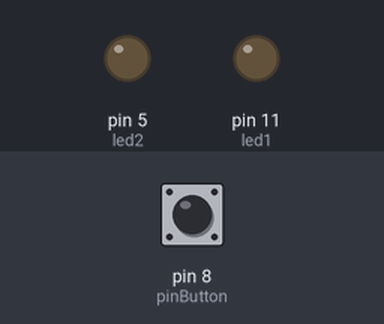
The sketch below on a simulated Arduino Uno, built with avr-gcc and run on an emulated ATmega328P. On the bench: output pins drawn as LEDs (lit = HIGH). The test bench sets the inputs (shaded band); at power-on: pin 8 (pinButton) HIGH.

Above: at 1.2 s.
1.3 s: pin 8 (pinButton) pulled LOW for 0.15 s
At 2.5 s:
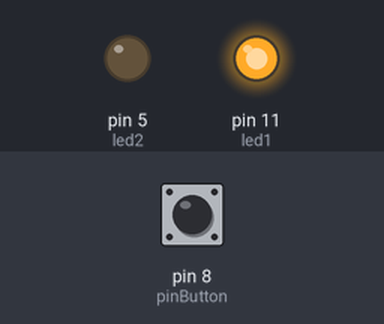
2.9 s: pin 8 (pinButton) pulled LOW for 1 s
At 3.8 s:
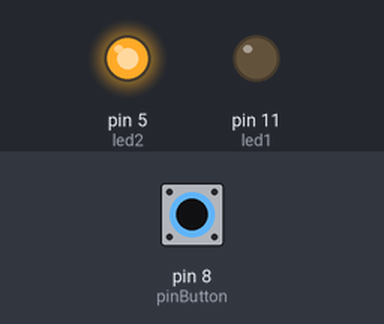
5.4 s: pin 8 (pinButton) pulled LOW for 3.2 s
At 6.9 s:
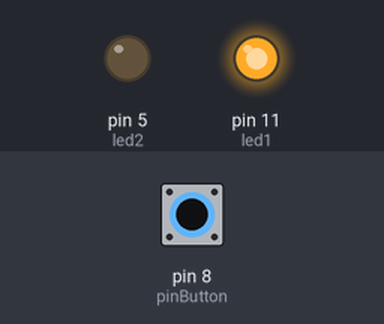
Timing chart, 0 to 8.4 s (numbered marks = the images above; inputs shaded):
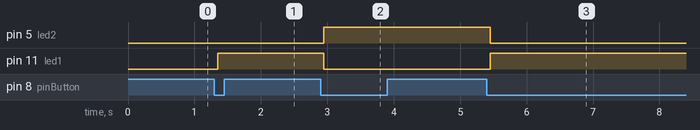

Measured:
- after the input at 1.3 s, pin 11 (led1): LOW → HIGH after 0.05 s
- after the input at 2.9 s, pin 5 (led2): LOW → HIGH after 0.05 s; pin 11 (led1): HIGH → LOW after 0.05 s
- after the input at 5.4 s, pin 5 (led2): HIGH → LOW after 0.05 s; pin 11 (led1): LOW → HIGH after 0.05 s

The sketch:

Opdracht_3.ino
```cpp
// Definieer de pinnen voor de LEDs en de knop
const int led1 = 11;
const int led2 = 5;
const int pinButton = 8;
int counter = 0; // Variabele voor de teller
int lastButtonState = LOW; // Vorige status van de knop zodat het uit staat

void setup() {
  // Stel de pin van de knop in als invoer
  pinMode(pinButton, INPUT); // Gebruik INPUT_PULLUP om interne pull-up weerstanden te gebruiken
  // Stel de pinnen van de LEDs in als uitvoer
  pinMode(led1, OUTPUT);
  pinMode(led2, OUTPUT);

  // Zet beide LEDs uit aan het begin
  digitalWrite(led1, LOW);
  digitalWrite(led2, LOW);
}

void loop() {
  // Lees de status van de knop
  int buttonState = digitalRead(pinButton);

  // Controleer of de knop is ingedrukt (overgang van HIGH naar LOW)
  if (buttonState == LOW && lastButtonState == HIGH) {
    counter++; // Verhoog de teller
    delay(50);

    // Wissel de LEDs op basis van de tellerwaarde
    if (counter % 2 == 0) {
      // Zet LED op pin 11 uit
      digitalWrite(led1, LOW);
      // Zet LED op pin 5 aan
      digitalWrite(led2, HIGH);
    } else {
      // Zet LED op pin 11 aan
      digitalWrite(led1, HIGH);
      // Zet LED op pin 5 uit
      digitalWrite(led2, LOW);
    }
  }

  // Sla de huidige status van de knop op
  lastButtonState = buttonState;
}
```
